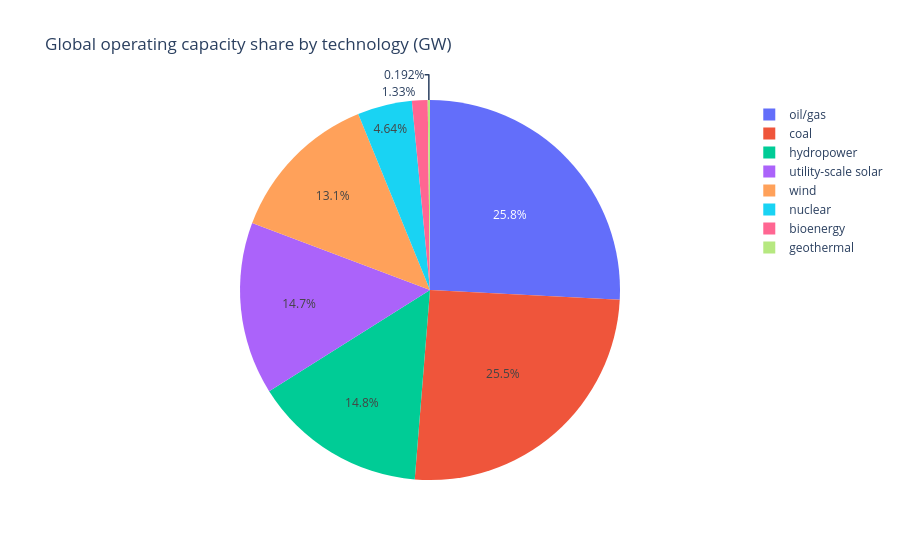

The notebook cell this image was saved under:
### Code cell
fig = px.pie(
    mix_global.reset_index(), names='type', values='capacity_gw',
    title='Global operating capacity share by technology (GW)',
    color='type', color_discrete_map=TYPE_COLORS,
    category_orders={'type': TYPE_ORDER}
)
fig.show()

### Figure 1 — Plotly figure (JSON) as saved in the notebook; plotly's stock layout.template omitted (floating-point values rounded to 4 significant figures)
{"data": [{"customdata": [["oil/gas"], ["coal"], ["hydropower"], ["utility-scale solar"], ["wind"], ["nuclear"], ["bioenergy"], ["geothermal"]], "direction": "clockwise", "domain": {"x": [0.0, 1.0], "y": [0.0, 1.0]}, "hovertemplate": "type=%{customdata[0]}<br>capacity_gw=%{value}<extra></extra>", "labels": ["oil/gas", "coal", "hydropower", "utility-scale solar", "wind", "nuclear", "bioenergy", "geothermal"], "legendgroup": "", "marker": {"colors": ["#636EFA", "#EF553B", "#00CC96", "#AB63FA", "#FFA15A", "#19D3F3", "#FF6692", "#B6E880"]}, "name": "", "showlegend": true, "sort": false, "type": "pie", "values": [2233.0, 2203.0, 1279.0, 1268.0, 1134.0, 401.3, 115.3, 16.63]}], "layout": {"legend": {"tracegroupgap": 0}, "title": {"text": "Global operating capacity share by technology (GW)"}}}
